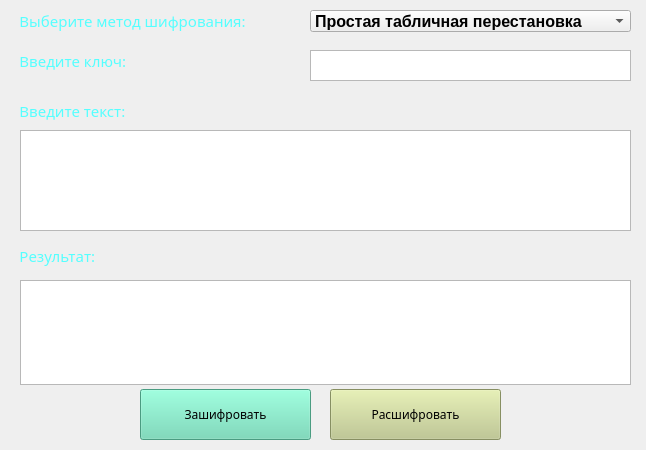
<?xml version="1.0" encoding="UTF-8"?>
<ui version="4.0">
 <class>MainWindow</class>
 <widget class="QMainWindow" name="MainWindow">
  <property name="geometry">
   <rect>
    <x>0</x>
    <y>0</y>
    <width>646</width>
    <height>450</height>
   </rect>
  </property>
  <property name="font">
   <font>
    <family>System</family>
    <pointsize>12</pointsize>
    <weight>75</weight>
    <italic>false</italic>
    <bold>true</bold>
    <underline>false</underline>
    <strikeout>false</strikeout>
    <kerning>true</kerning>
   </font>
  </property>
  <property name="windowTitle">
   <string>Криптография</string>
  </property>
  <property name="styleSheet">
   <string notr="true">QWidget#centralwidget {border-image: url(&quot;C:/img_1_1.jpg&quot;) 0 0 0 0 stretch stretch};</string>
  </property>
  <widget class="QWidget" name="centralwidget">
   <property name="styleSheet">
    <string notr="true"/>
   </property>
   <widget class="QLabel" name="label_encryption_method">
    <property name="geometry">
     <rect>
      <x>0</x>
      <y>0</y>
      <width>311</width>
      <height>41</height>
     </rect>
    </property>
    <property name="font">
     <font>
      <family>Arial Black</family>
      <pointsize>11</pointsize>
      <weight>50</weight>
      <bold>false</bold>
     </font>
    </property>
    <property name="styleSheet">
     <string notr="true">color: rgb(85, 255, 255);</string>
    </property>
    <property name="lineWidth">
     <number>1</number>
    </property>
    <property name="text">
     <string>     Выберите метод шифрования:</string>
    </property>
    <property name="margin">
     <number>10</number>
    </property>
   </widget>
   <widget class="QPushButton" name="encrypt_Button">
    <property name="geometry">
     <rect>
      <x>140</x>
      <y>389</y>
      <width>171</width>
      <height>51</height>
     </rect>
    </property>
    <property name="font">
     <font>
      <family>Arial Black</family>
      <pointsize>9</pointsize>
      <weight>50</weight>
      <bold>false</bold>
     </font>
    </property>
    <property name="styleSheet">
     <string notr="true">background-color: rgb(103, 218, 180);</string>
    </property>
    <property name="text">
     <string>Зашифровать</string>
    </property>
    <property name="autoRepeat">
     <bool>false</bool>
    </property>
    <property name="autoDefault">
     <bool>false</bool>
    </property>
   </widget>
   <widget class="QPushButton" name="decrypt_Button">
    <property name="geometry">
     <rect>
      <x>330</x>
      <y>389</y>
      <width>171</width>
      <height>51</height>
     </rect>
    </property>
    <property name="font">
     <font>
      <family>Arial Black</family>
      <pointsize>9</pointsize>
      <weight>50</weight>
      <bold>false</bold>
     </font>
    </property>
    <property name="styleSheet">
     <string notr="true">background-color: rgb(189, 200, 137);</string>
    </property>
    <property name="text">
     <string>Расшифровать</string>
    </property>
   </widget>
   <widget class="QLabel" name="label_input_key">
    <property name="geometry">
     <rect>
      <x>0</x>
      <y>40</y>
      <width>311</width>
      <height>41</height>
     </rect>
    </property>
    <property name="font">
     <font>
      <family>Arial Black</family>
      <pointsize>11</pointsize>
      <weight>50</weight>
      <bold>false</bold>
     </font>
    </property>
    <property name="styleSheet">
     <string notr="true">color: rgb(85, 255, 255);</string>
    </property>
    <property name="lineWidth">
     <number>1</number>
    </property>
    <property name="text">
     <string>     Введите ключ:</string>
    </property>
    <property name="margin">
     <number>10</number>
    </property>
   </widget>
   <widget class="QLabel" name="label_result">
    <property name="geometry">
     <rect>
      <x>0</x>
      <y>230</y>
      <width>311</width>
      <height>51</height>
     </rect>
    </property>
    <property name="font">
     <font>
      <family>Arial Black</family>
      <pointsize>11</pointsize>
      <weight>50</weight>
      <bold>false</bold>
     </font>
    </property>
    <property name="styleSheet">
     <string notr="true">color: rgb(85, 255, 255);</string>
    </property>
    <property name="lineWidth">
     <number>1</number>
    </property>
    <property name="text">
     <string>     Результат:</string>
    </property>
    <property name="margin">
     <number>10</number>
    </property>
   </widget>
   <widget class="QTextEdit" name="textEdit_input_text">
    <property name="geometry">
     <rect>
      <x>20</x>
      <y>130</y>
      <width>611</width>
      <height>101</height>
     </rect>
    </property>
    <property name="font">
     <font>
      <family>Arial</family>
      <weight>50</weight>
      <bold>false</bold>
     </font>
    </property>
    <property name="html">
     <string>&lt;!DOCTYPE HTML PUBLIC &quot;-//W3C//DTD HTML 4.0//EN&quot; &quot;http://www.w3.org/TR/REC-html40/strict.dtd&quot;&gt;
&lt;html&gt;&lt;head&gt;&lt;meta name=&quot;qrichtext&quot; content=&quot;1&quot; /&gt;&lt;style type=&quot;text/css&quot;&gt;
p, li { white-space: pre-wrap; }
&lt;/style&gt;&lt;/head&gt;&lt;body style=&quot; font-family:'Arial'; font-size:8.25pt; font-weight:400; font-style:normal;&quot;&gt;
&lt;p style=&quot;-qt-paragraph-type:empty; margin-top:0px; margin-bottom:0px; margin-left:0px; margin-right:0px; -qt-block-indent:0; text-indent:0px; font-family:'Tw Cen MT Condensed';&quot;&gt;&lt;br /&gt;&lt;/p&gt;&lt;/body&gt;&lt;/html&gt;</string>
    </property>
   </widget>
   <widget class="QTextEdit" name="textEdit_result">
    <property name="geometry">
     <rect>
      <x>20</x>
      <y>280</y>
      <width>611</width>
      <height>105</height>
     </rect>
    </property>
    <property name="html">
     <string>&lt;!DOCTYPE HTML PUBLIC &quot;-//W3C//DTD HTML 4.0//EN&quot; &quot;http://www.w3.org/TR/REC-html40/strict.dtd&quot;&gt;
&lt;html&gt;&lt;head&gt;&lt;meta name=&quot;qrichtext&quot; content=&quot;1&quot; /&gt;&lt;style type=&quot;text/css&quot;&gt;
p, li { white-space: pre-wrap; }
&lt;/style&gt;&lt;/head&gt;&lt;body style=&quot; font-family:'MS Shell Dlg 2'; font-size:8.25pt; font-weight:400; font-style:normal;&quot;&gt;
&lt;p style=&quot;-qt-paragraph-type:empty; margin-top:0px; margin-bottom:0px; margin-left:0px; margin-right:0px; -qt-block-indent:0; text-indent:0px;&quot;&gt;&lt;br /&gt;&lt;/p&gt;&lt;/body&gt;&lt;/html&gt;</string>
    </property>
   </widget>
   <widget class="QTextEdit" name="textEdit_input_key">
    <property name="geometry">
     <rect>
      <x>310</x>
      <y>50</y>
      <width>321</width>
      <height>31</height>
     </rect>
    </property>
    <property name="html">
     <string>&lt;!DOCTYPE HTML PUBLIC &quot;-//W3C//DTD HTML 4.0//EN&quot; &quot;http://www.w3.org/TR/REC-html40/strict.dtd&quot;&gt;
&lt;html&gt;&lt;head&gt;&lt;meta name=&quot;qrichtext&quot; content=&quot;1&quot; /&gt;&lt;style type=&quot;text/css&quot;&gt;
p, li { white-space: pre-wrap; }
&lt;/style&gt;&lt;/head&gt;&lt;body style=&quot; font-family:'MS Shell Dlg 2'; font-size:8.25pt; font-weight:400; font-style:normal;&quot;&gt;
&lt;p style=&quot;-qt-paragraph-type:empty; margin-top:0px; margin-bottom:0px; margin-left:0px; margin-right:0px; -qt-block-indent:0; text-indent:0px;&quot;&gt;&lt;br /&gt;&lt;/p&gt;&lt;/body&gt;&lt;/html&gt;</string>
    </property>
   </widget>
   <widget class="QComboBox" name="comboBox">
    <property name="geometry">
     <rect>
      <x>310</x>
      <y>10</y>
      <width>321</width>
      <height>22</height>
     </rect>
    </property>
    <item>
     <property name="text">
      <string>Простая табличная перестановка</string>
     </property>
    </item>
    <item>
     <property name="text">
      <string>Шифр Виженера</string>
     </property>
    </item>
    <item>
     <property name="text">
      <string>Шифр Цезаря</string>
     </property>
    </item>
   </widget>
   <widget class="QLabel" name="label_input_text">
    <property name="geometry">
     <rect>
      <x>0</x>
      <y>90</y>
      <width>311</width>
      <height>41</height>
     </rect>
    </property>
    <property name="font">
     <font>
      <family>Arial Black</family>
      <pointsize>11</pointsize>
      <weight>50</weight>
      <bold>false</bold>
     </font>
    </property>
    <property name="styleSheet">
     <string notr="true">color: rgb(85, 255, 255);</string>
    </property>
    <property name="lineWidth">
     <number>1</number>
    </property>
    <property name="text">
     <string>     Введите текст:</string>
    </property>
    <property name="margin">
     <number>10</number>
    </property>
   </widget>
  </widget>
 </widget>
 <resources/>
 <connections/>
</ui>
